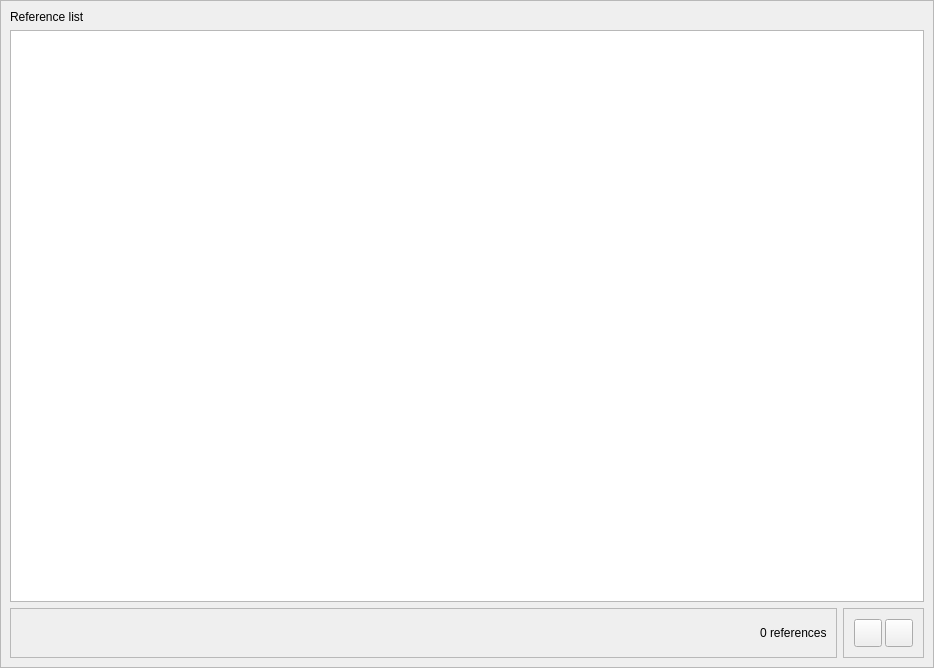
<?xml version="1.0" encoding="UTF-8"?>
<ui version="4.0">
 <class>Form</class>
 <widget class="QWidget" name="Form">
  <property name="geometry">
   <rect>
    <x>0</x>
    <y>0</y>
    <width>934</width>
    <height>668</height>
   </rect>
  </property>
  <property name="windowTitle">
   <string>Form</string>
  </property>
  <layout class="QVBoxLayout" name="verticalLayout_2">
   <property name="spacing">
    <number>1</number>
   </property>
   <property name="leftMargin">
    <number>0</number>
   </property>
   <property name="topMargin">
    <number>0</number>
   </property>
   <property name="rightMargin">
    <number>0</number>
   </property>
   <property name="bottomMargin">
    <number>0</number>
   </property>
   <item>
    <widget class="QFrame" name="reference_list_frame">
     <property name="frameShape">
      <enum>QFrame::StyledPanel</enum>
     </property>
     <property name="frameShadow">
      <enum>QFrame::Raised</enum>
     </property>
     <layout class="QVBoxLayout" name="verticalLayout">
      <item>
       <widget class="QLabel" name="reference_list_label">
        <property name="text">
         <string>Reference list</string>
        </property>
       </widget>
      </item>
      <item>
       <widget class="QListWidget" name="reference_list_listWidget">
        <property name="dragDropMode">
         <enum>QAbstractItemView::NoDragDrop</enum>
        </property>
        <property name="defaultDropAction">
         <enum>Qt::MoveAction</enum>
        </property>
        <property name="selectionMode">
         <enum>QAbstractItemView::ContiguousSelection</enum>
        </property>
       </widget>
      </item>
      <item>
       <layout class="QHBoxLayout" name="horizontalLayout_4">
        <item>
         <widget class="QFrame" name="references_number_frame">
          <property name="minimumSize">
           <size>
            <width>20</width>
            <height>0</height>
           </size>
          </property>
          <property name="frameShape">
           <enum>QFrame::StyledPanel</enum>
          </property>
          <property name="frameShadow">
           <enum>QFrame::Raised</enum>
          </property>
          <layout class="QHBoxLayout" name="horizontalLayout_5">
           <item>
            <spacer name="horizontalSpacer_3">
             <property name="orientation">
              <enum>Qt::Horizontal</enum>
             </property>
             <property name="sizeHint" stdset="0">
              <size>
               <width>40</width>
               <height>20</height>
              </size>
             </property>
            </spacer>
           </item>
           <item>
            <widget class="QLabel" name="references_number_label">
             <property name="text">
              <string>0 references</string>
             </property>
            </widget>
           </item>
          </layout>
         </widget>
        </item>
        <item>
         <widget class="QFrame" name="node_editor_buttons_frame">
          <property name="minimumSize">
           <size>
            <width>0</width>
            <height>20</height>
           </size>
          </property>
          <property name="frameShape">
           <enum>QFrame::StyledPanel</enum>
          </property>
          <property name="frameShadow">
           <enum>QFrame::Raised</enum>
          </property>
          <layout class="QHBoxLayout" name="horizontalLayout_3">
           <property name="spacing">
            <number>3</number>
           </property>
           <property name="leftMargin">
            <number>10</number>
           </property>
           <property name="topMargin">
            <number>10</number>
           </property>
           <property name="rightMargin">
            <number>10</number>
           </property>
           <property name="bottomMargin">
            <number>10</number>
           </property>
           <item>
            <widget class="QPushButton" name="update_all_pushButton">
             <property name="minimumSize">
              <size>
               <width>28</width>
               <height>28</height>
              </size>
             </property>
             <property name="maximumSize">
              <size>
               <width>28</width>
               <height>28</height>
              </size>
             </property>
             <property name="text">
              <string/>
             </property>
            </widget>
           </item>
           <item>
            <widget class="QPushButton" name="trash_pushButton">
             <property name="minimumSize">
              <size>
               <width>28</width>
               <height>28</height>
              </size>
             </property>
             <property name="maximumSize">
              <size>
               <width>28</width>
               <height>28</height>
              </size>
             </property>
             <property name="text">
              <string/>
             </property>
            </widget>
           </item>
          </layout>
         </widget>
        </item>
       </layout>
      </item>
     </layout>
    </widget>
   </item>
  </layout>
 </widget>
 <resources/>
 <connections/>
</ui>
